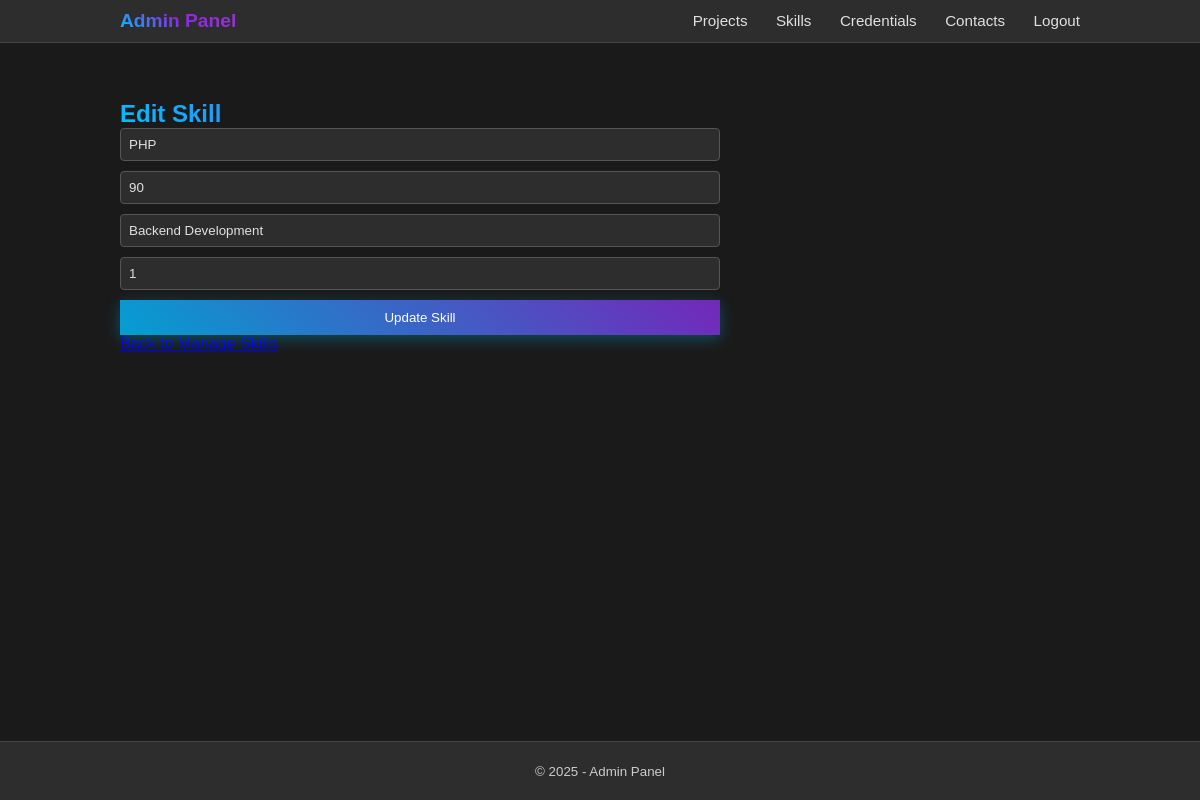
Page /admin/edit_skill.php?id=1 (signed in) on the committed database.
### tables this page shows
CREATE TABLE IF NOT EXISTS skills (
    id INT AUTO_INCREMENT PRIMARY KEY,
    name VARCHAR(100) NOT NULL,
    category VARCHAR(50) NOT NULL DEFAULT 'General',
    percentage INT NOT NULL DEFAULT 0 CHECK (percentage >= 0 AND percentage <= 100),
    sort_order INT DEFAULT 0,
    years_experience DECIMAL(3,1) DEFAULT 0,
    skill_type ENUM('technical', 'soft', 'language', 'tool') DEFAULT 'technical',
    is_featured BOOLEAN DEFAULT FALSE,
    icon VARCHAR(100),
    created_at TIMESTAMP DEFAULT CURRENT_TIMESTAMP,
    updated_at TIMESTAMP DEFAULT CURRENT_TIMESTAMP ON UPDATE CURRENT_TIMESTAMP,
    INDEX idx_category (category),
    INDEX idx_skill_type (skill_type),
    INDEX idx_featured (is_featured),
    INDEX idx_sort_order (sort_order)
);

### admin/edit_skill.php (the view, shortened to what this page needs)
<?php
include '../includes/config.php';
$id = (int)$_GET['id'];
$stmt = $conn->prepare("SELECT * FROM skills WHERE id = ?");
$stmt->bind_param("i", $id);
$stmt->execute();
$res = $stmt->get_result();
$skill = $res->fetch_assoc();
?>
<!DOCTYPE html>
<html lang="en">
<head>
  <link rel="stylesheet" href="../css/style.css">
  <link rel="stylesheet" href="../css/admin.css">
</head>
<body>
<?php
include __DIR__ . '/partials/admin_header.php';
?>
<main style="margin-top:80px;padding:20px 10%;">
  <h2>Edit Skill</h2>
  <form method="post">
    <input name="name" value="<?php echo htmlspecialchars($skill['name']); ?>" required>
    <input name="percentage" type="number" min="0" max="100" value="<?php echo (int)$skill['percentage']; ?>" required>
    <input name="category" value="<?php echo htmlspecialchars($skill['category']); ?>" required>
    <input name="sort_order" type="number" value="<?php echo (int)$skill['sort_order']; ?>">
    <button type="submit">Update Skill</button>
  </form>
  <p><a href="manage_skills.php">Back to Manage Skills</a></p>
</main>
<?php
include __DIR__ . '/partials/admin_footer.php';
?>
</body>
</html>

### css/style.css (style rules this page uses)
* { margin: 0; padding: 0; box-sizing: border-box; font-family: 'Poppins', sans-serif; }
body { background: #1a1a1a; color: #e0e0e0; min-height: 100vh; display: flex; flex-direction: column; }
form { display: flex; flex-direction: column; max-width: 600px; gap: 10px; }
form input, form textarea { padding: 8px; border: 1px solid #555; border-radius: 4px; background: #2d2d2d; color: #e0e0e0; }
form button { background: linear-gradient(45deg, rgba(0, 191, 255, 0.8), rgba(138, 43, 226, 0.8)); backdrop-filter: blur(10px); color: #fff; border: none; padding: 10px; cursor: pointer; box-shadow: 0 4px 15px rgba(0, 191, 255, 0.3); }
h1, h2, h3, h4, h5, h6 { background: linear-gradient(45deg, #00bfff, #8a2be2, #9932cc); -webkit-background-clip: text; -webkit-text-fill-color: transparent; background-clip: text; }

### rows in the picture
skills: name "PHP", percentage "90", category "Backend Development", sort_order "1"
